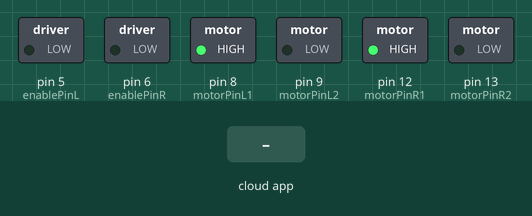
Simulated run of this sketch. Board: Arduino Uno, built with avr-gcc and run on an emulated ATmega328P. Parts: switched loads named in the sketch (green lamp = pin HIGH). The test bench sets the inputs (shaded band). The ROS host is connected and sends only what is stated.

Above: at 1.2 s.
1.3 s: the phone or cloud app sets motorR to 45
At 2.3 s:
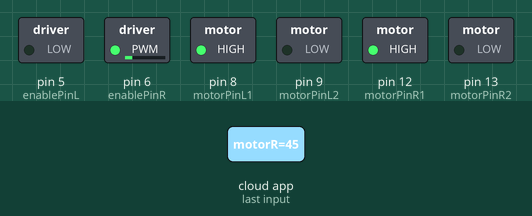
2.8 s: the phone or cloud app sets motorL to 45
At 3.5 s:
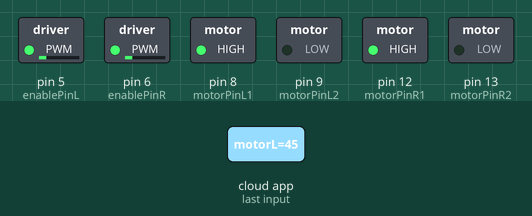
4.3 s: the phone or cloud app sets motorR to 0
At 4.6 s:
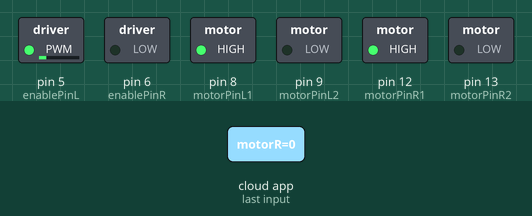
5.8 s: the phone or cloud app sets motorL to 90
At 7.0 s:
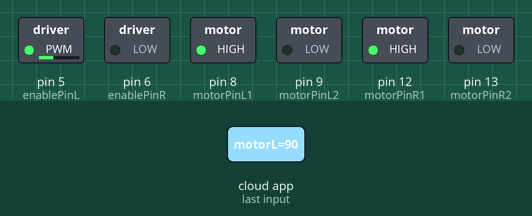
7.3 s: the phone or cloud app sets motorR to 90
At 8.1 s:
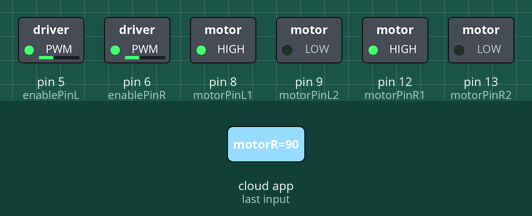
8.8 s: the phone or cloud app sets motorL to 0
At 9.2 s:
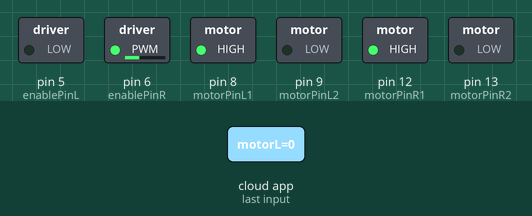
Timing chart, 0 to 11.3 s (numbered marks = the images above; inputs shaded):
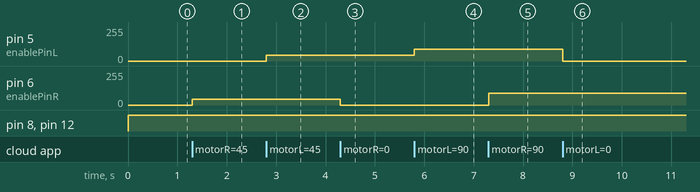

Measured:
- after the input at 1.3 s, pin 6 (enablePinR): 0/255 → 45/255 at once
- after the input at 2.8 s, pin 5 (enablePinL): 0/255 → 45/255 at once
- after the input at 4.3 s, pin 6 (enablePinR): 45/255 → 0/255 at once
- after the input at 5.8 s, pin 5 (enablePinL): 45/255 → 90/255 at once
- after the input at 7.3 s, pin 6 (enablePinR): 0/255 → 90/255 at once
- after the input at 8.8 s, pin 5 (enablePinL): 90/255 → 0/255 at once

The sketch:

1217term_project.ino
```cpp
#include <PID_v1.h>
#include <ros.h>
#include <std_msgs/Int32.h>
#include <std_msgs/Empty.h>
std_msgs::Int32 str_msg;

const byte encoder0pinA = 2;//A pin -> the interrupt pin 2
const byte encoder0pinB = 4;//B pin -> the digital pin 4
const byte encoder0pinC = 3;//A pin -> the interrupt pin 3
const byte encoder0pinD = 7;//B pin -> the digital pin 7

//Ports de commande du moteur Left
int motorPinL1 = 8; //8 pin to set H BRIDGE of L298N (IN1)
int motorPinL2 = 9; //9 pin to set H BRIDGE of L298N (IN2)
const int enablePinL= 5; //5 //  Commande de vitesse moteur, to Output ENA pour L298 the second
//Ports de commande du moteur Right
int motorPinR1 = 12; //10 pin to set H BRIDGE of L298N (IN3)
int motorPinR2 = 13; //11 pin to set H BRIDGE of L298N (IN4)
const int enablePinR= 6; //6 //  Commande de vitesse moteur, to Output ENA pour L298 the second
///////////////////////////////////////////////////////////////////////////////////////////////////////
int right, left;
ros::NodeHandle  nh;
ros::Publisher people("people", &str_msg);
//////////////////////////////////////////////////////////////////////////////////////////////////////
void motorR( const std_msgs::Int32& motorR_msg){
  right = motorR_msg.data;
}
void motorL( const std_msgs::Int32& motorL_msg){
  left = motorL_msg.data;
}
//////////////////////////////////////////////////////////////////////////////////////////////////////
ros::Subscriber<std_msgs::Int32> sub("motorR", &motorR );
ros::Subscriber<std_msgs::Int32> sub2("motorL", &motorL );
/////////////////////////////////////////////////////////////////////////////////////////////////////
void setup()
{
   nh.initNode();
   nh.advertise(people);
   nh.subscribe(sub);
   nh.subscribe(sub2);
   nh.getHardware()->setBaud(57600);

   pinMode(motorPinL1, OUTPUT);   //L298N Control port settings direction of motor Left (originaly L298P)
   pinMode(motorPinL2, OUTPUT);  //L298N Control port settings direction of motor Left
   pinMode(enablePinL, OUTPUT);  // powerRate to control speed of motor Left

   pinMode(motorPinR1, OUTPUT);   //L298N Control port settings direction of motor Right (originaly L298P)
   pinMode(motorPinR2, OUTPUT);  //L298N Control port settings direction of motor Right
   pinMode(enablePinR, OUTPUT);  // powerRate to control speed of motor Right

}

void loop()
{
  nh.spinOnce();
  Right();
  Left();

}
void Right()//Motor Forward
{
     digitalWrite(motorPinR1,HIGH);
     digitalWrite(motorPinR2,LOW);

     analogWrite(enablePinR,right);

}
void Left()//Motor reverse
{
     digitalWrite(motorPinL1,HIGH);
     digitalWrite(motorPinL2,LOW);

     analogWrite(enablePinL,left);

}
```
